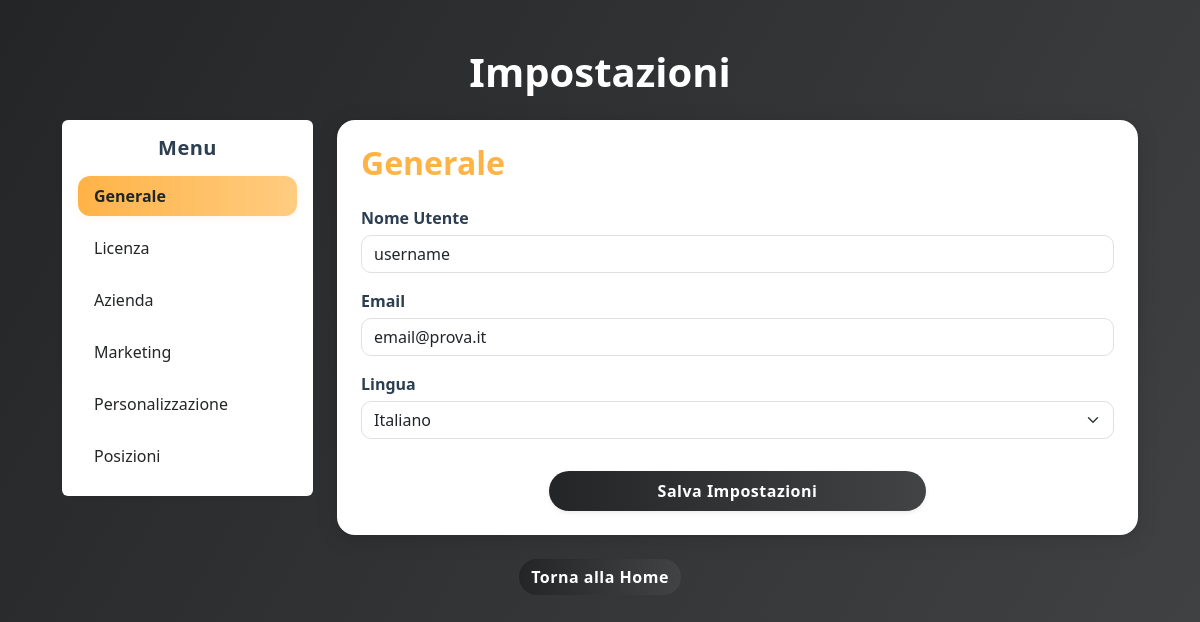
Before: /settings with the older database file.
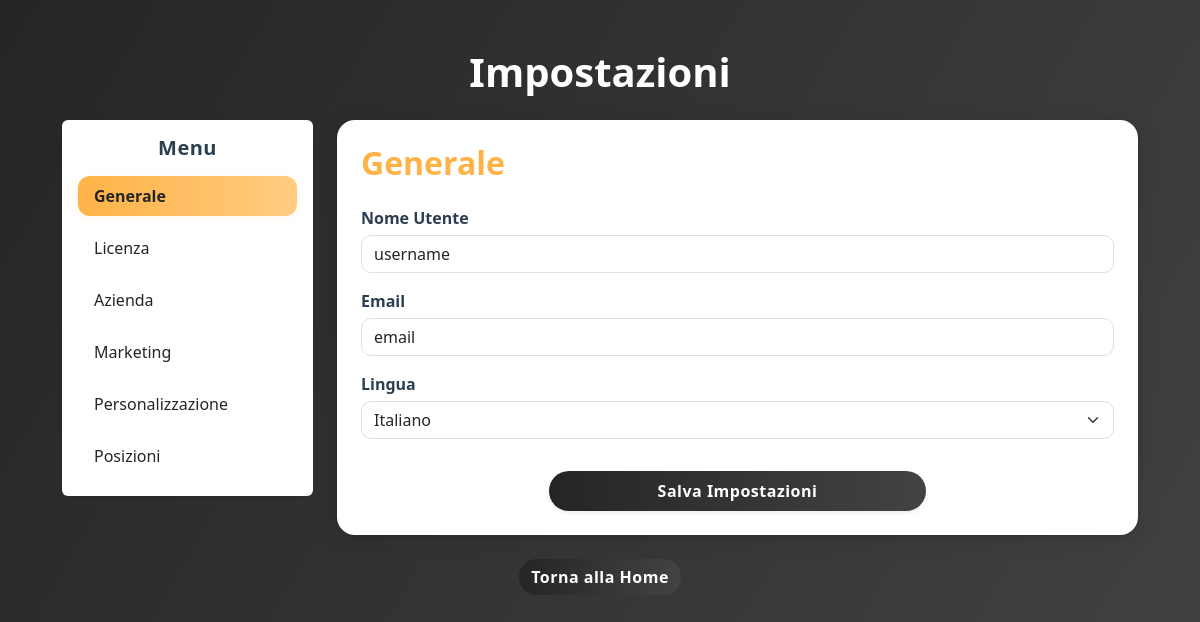
After: the same page with the newer database file.
### app.py (models this page shows, shortened)
class User(db.Model):
    id = db.Column(db.Integer, primary_key=True)
    company_name = db.Column(db.String(100), nullable=True)
    company_address = db.Column(db.String(200), nullable=True)
    company_phone = db.Column(db.String(20), nullable=True)
    license_expiry = db.Column(db.DateTime, nullable=True)
    username = db.Column(db.String(100), nullable=False)
    email = db.Column(db.String(100), nullable=False)
    language = db.Column(db.String(2), nullable=False)
    license_code = db.Column(db.String(20), nullable=False)

### app.py (the view, shortened to what this page needs)
@app.route('/settings', methods=['GET', 'POST'])
def settings():
    user = User.query.first()  # Assuming there's only one user for simplicity
    if not user:
        user = User(username='username', email='email', language='it', license_code='ABC123', license_expiry=datetime(2025, 12, 31))
        db.session.add(user)
        db.session.commit()
    try:
        resp = requests.get('http://localhost:5100/check_license', params={'license': user.license_code})
        if resp.status_code == 200:
            data = resp.json()
            expiration_str = data.get('expiration_date')
            if expiration_str:
                license_expiry = datetime.strptime(expiration_str, '%Y-%m-%d')
            else:
                license_expiry = user.license_expiry
        else:
            license_expiry = user.license_expiry
    except Exception:
        license_expiry = user.license_expiry
    expiration_days = (license_expiry - datetime.today()).days if license_expiry else None
    return render_template('settings.html', user=user, datetime=datetime, expiration_days=expiration_days)

### app.py (called while the page is built)
    def fake_get(url, params=None, **kwargs):
        if 'check_license' in url:
            class FakeResponse:
                status_code = 200
                def json(self):
                    return {'expiration_date': '2050-12-31'}
            return FakeResponse()
        return original_get(url, params=params, **kwargs)

### templates/settings.html (shortened to what this page needs)
<!doctype html>
<html lang="it">
<head>
    <link href="https://cdn.jsdelivr.net/npm/bootstrap@5.3.0/dist/css/bootstrap.min.css" rel="stylesheet">
</head>
<body>
    <div class="container py-5">
        <h1 class="text-center mb-4 text-white fw-bold">Impostazioni</h1>
        <div class="row">
            <div class="col-md-3 mb-3">
                <div class="card border-0 shadow-sm">
                    <div class="card-body p-3 bg-white rounded">
                        <h5 class="card-title text-center mb-3 fw-bold">Menu</h5>
                        <div class="nav flex-column nav-pills">
                            <a class="nav-link mb-1 category-list" data-target="#general-settings" href="#">Generale</a>
                            <a class="nav-link mb-1 category-list" data-target="#license-settings" href="#">Licenza</a>
                            <a class="nav-link mb-1 category-list" data-target="#company-settings" href="#">Azienda</a>
                            <a class="nav-link mb-1 category-list" data-target="#marketing-settings" href="#">Marketing</a>
                            <a class="nav-link mb-1 category-list" data-target="#customization-settings" href="#">Personalizzazione</a>
                            <a class="nav-link mb-1 category-list" data-target="#positions-settings" href="#">Posizioni</a>
                        </div>
                    </div>
                </div>
            </div>
            <div class="col-md-9">
                <div class="card shadow p-4">
                    <form method="POST" enctype="multipart/form-data">
                        <div id="general-settings" class="settings-section active">
                            <h2 class="text-secondary">Generale</h2>
                            <div class="mb-3">
                                <label class="form-label">Nome Utente</label>
                                <input type="text" class="form-control" name="username" value="{{ user.username }}" required>
                            </div>
                            <div class="mb-3">
                                <label class="form-label">Email</label>
                                <input type="email" class="form-control" name="email" value="{{ user.email }}" required>
                            </div>
                            <div class="mb-3">
                                <label class="form-label">Lingua</label>
                                <select class="form-select" name="language">
                                    <option value="it" {% if user.language == 'it' %}selected{% endif %}>Italiano</option>
                                </select>
                            </div>
                        </div>
                        <div class="text-center">
                            <button type="submit" class="btn btn-secondary text-white w-50 mt-3 py-2 px-4 fw-bold rounded-pill shadow-sm">Salva Impostazioni</button>
                        </div>
                    </form>
                </div>
            </div>
        </div>
        <div class="text-center mt-4">
            <a href="{{ url_for('index') }}" class="btn btn-secondary">Torna alla Home</a>
        </div>
    </div>
</body>
</html>

Changed rows visible on the page:
changed User "username": email "email@prova.it" → "email"
